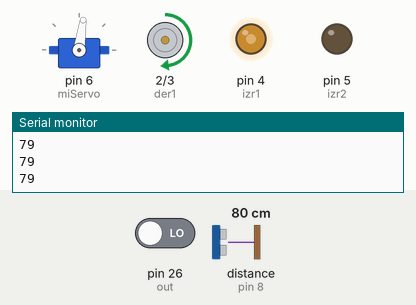
Bench run of a sketch on a simulated Arduino Mega 2560, built with avr-gcc and run on an emulated ATmega2560. Shown: servo, motor-driver pin pairs drawn as motors (green arrow = first pin HIGH = forward, orange = second pin HIGH = backward, longer = more drive), output pins drawn as LEDs (lit = HIGH), the last lines printed to the serial monitor. Wiring (inferred from the names in the program): ultrasonic range finder: trigger pin 7; echo pin 8. The test bench sets the inputs (shaded band); at power-on: distance to the obstacle (sensor on pin 8) 80 cm, pin 26 (out) LOW. The echo pulse lasts 58.3 µs per cm; pins used as bus, display or sensor lines are not drawn.

Above: at 4.2 s.
4.3 s: distance to the obstacle (sensor on pin 8) set to 22 cm
5.8 s: distance to the obstacle (sensor on pin 8) set to 19 cm
At 6.5 s:
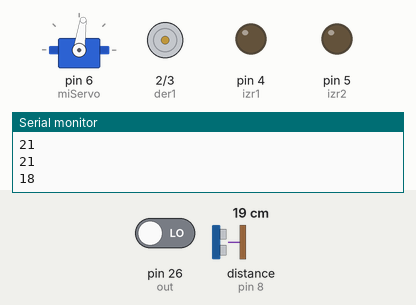
Timing chart, 0 to 8.8 s (numbered marks = the images above; inputs shaded):
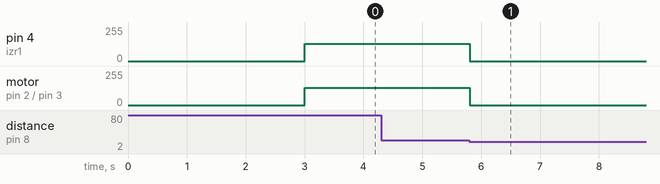

The sketch:

PruebaServo.ino
```cpp
#include <Servo.h>

Servo miServo;

//Sensor Ultrasonido
#define trigger 7
#define eco 8

//Motores Derechos
#define der1 2
#define der2 3

//Motores Izquierdos
#define izr1 4
#define izr2 5

#define s0 28
#define s1 30
#define s2 24
#define s3 22
#define out 26

char NOMBRE[21]  = "El Amarillo"; // Nombre de 20 caracteres maximo
char PASS[7]    = "1211";   // PIN O CLAVE de 4 caracteres numericos

int val;

int distanciaC;
int color;
int velocidad = 130;

void setup(void) {
  Serial.begin(9600);
  Serial1.begin(9600);
  pinMode(s0, OUTPUT);
  pinMode(s1, OUTPUT);
  pinMode(s2, OUTPUT);
  pinMode(s3, OUTPUT);
  pinMode(out, INPUT);
  digitalWrite(s0, HIGH);
  digitalWrite(s1, HIGH);

  pinMode (trigger, OUTPUT);
  pinMode (eco, INPUT);

  pinMode(der1, OUTPUT);
  pinMode(der2, OUTPUT);
  pinMode(izr1, OUTPUT);
  pinMode(izr2, OUTPUT);

  Serial1.print("AT");  // Inicializa comando AT
  delay(1000);

  Serial1.print("AT+NAME"); // Configura el nuevo nombre
  Serial1.print(NOMBRE);
  delay(1000);

  Serial1.print("AT+PIN");   // Configura el nuevo PIN
  Serial1.print(PASS);
  delay(1000);

  miServo.attach(6);// Pin donde conectaremos el servo
  val = map(700, 0, 1023, 0, 120);
  miServo.write(val);

}
void loop() {
  Avanzar();
  distanciaC = CalcularDistacia();
  Serial.println(distanciaC);
  if (distanciaC < 20) {
    Parar();
    delay(150);
    //    Serial1.print("Distancia ");
    //    Serial1.print(distanciaC);
    //    Serial1.println(" cm");
    color = Color();
    if (color == 1) {
      //Serial1.print("Rojo, Gira a la Izquierdad");
      Serial1.print("R");
      GirarIzquierda();
      delay(450);
      Parar();
      delay(100);
      Avanzar();
    }
    if (color == 2) {
      //Serial1.print("Azul, Gira a la Derecha");
      Serial1.print("A");
      GirarDerecha();
      delay(450);
      Parar();
      delay(100);
      Avanzar();
    }
    if (color == 3) {
      //Serial1.print("Verde, Llega a la meta");
      Serial1.print("V");
      Parar();
      delay(6000);
    }
  }
}

//Mueve Los Motores Hacia Adelante
void Avanzar() {
  analogWrite(der1, velocidad);
  analogWrite(der2, 0);
  analogWrite(izr1, velocidad);
  analogWrite(izr2, 0);
}
//Mueve Los Motores Hacia Atrás
void Retroceder() {
  analogWrite(der1, 0);
  analogWrite(der2, velocidad);
  analogWrite(izr1, 0);
  analogWrite(izr2, velocidad);
}

//Detiene Los Motores
void Parar() {
  analogWrite(der1, 0);
  analogWrite(der2, 0);
  analogWrite(izr1, 0);
  analogWrite(izr2, 0);
}

//Mueve los motores de la izquierda hacia adelante y los de la derecha hacia atrás
void GirarDerecha() {
  analogWrite(der1, 0);
  analogWrite(der2, velocidad);
  analogWrite(izr1, velocidad);
  analogWrite(izr2, 0);
}

//Mueve los motores de la derecha hacia adelante y los de la izquierda hacia atrás
void GirarIzquierda() {
  analogWrite(der1, velocidad);
  analogWrite(der2, 0);
  analogWrite(izr1, 0);
  analogWrite(izr2, velocidad);
}

//Esta función determina la distacia de un objeto con el sensor ultra sónico
int CalcularDistacia() {
  float duracion, distancia;
  digitalWrite(trigger, LOW);
  delayMicroseconds(2);
  digitalWrite(trigger, HIGH);
  delayMicroseconds(10);
  digitalWrite(trigger, LOW);
  duracion = pulseIn(eco, HIGH);
  distancia = (duracion / 2) / 29.15;
  return distancia;
}

//Esta función determina el color
int Color() {
  int rojo = 0;
  int verde = 0;
  int azul = 0;
  digitalWrite(s2, LOW);
  digitalWrite(s3, LOW);
  rojo = pulseIn(out, digitalRead(out) == HIGH ? LOW : HIGH);
  digitalWrite(s3, HIGH);
  azul = pulseIn(out, digitalRead(out) == HIGH ? LOW : HIGH);
  digitalWrite(s2, HIGH);
  verde = pulseIn(out, digitalRead(out) == HIGH ? LOW : HIGH);
  if (rojo < azul && verde > azul && rojo < 35) {
    Serial.println("   Rojo");
    return 1;
  } else if (azul < rojo && azul < verde && verde < rojo) {
    Serial.println("   Azul");
    return 2;
  } else if (rojo > verde && azul > verde ) {
    Serial.println("   Verde");
    return 3;
  } else {
    Serial.println("    SIN COLOR");
    return 0;
  }
}
```

Measured:
- the behaviour switches between 21 and 20 cm on distance to the obstacle (sensor on pin 8) (found by bisection; images 0 and 1)
- after the input at 5.8 s, pin 4 (izr1): 130/255 → 0/255 at once; motor on pin 2 (der1) / pin 3 (der2): forward 130/255 → stopped at once
